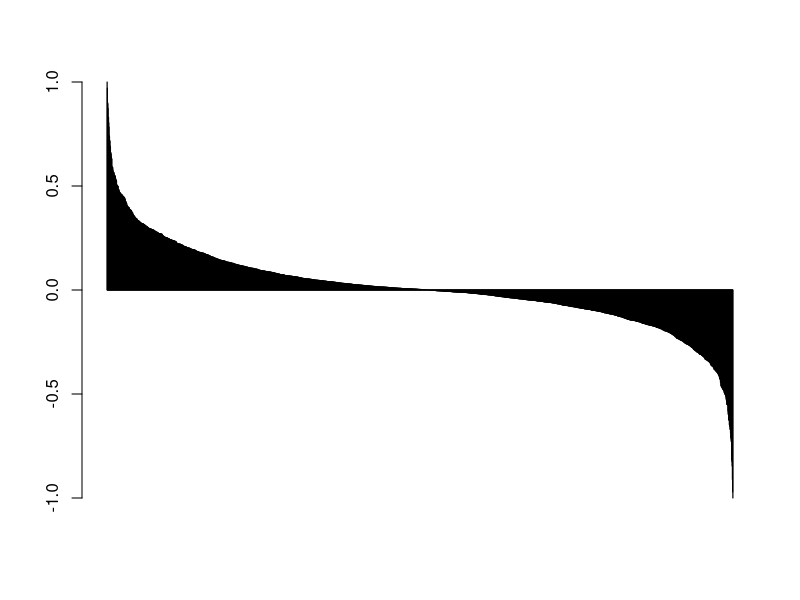

Write the R code that produced this figure. (Note: a time limit stopped this script after it produced the figure.)
#get start time
time.start=Sys.time()
#import and process gene expression data
raw=read.csv("leukemia.txt",header=FALSE,sep="\t",row.names = 1,stringsAsFactors = FALSE)
raw=t(raw)
row.names(raw)=NULL
raw=as.data.frame(raw, stringsAsFactors = FALSE)
for(i in 2:ncol(raw)){raw[,i]=as.integer(raw[,i])}

#subset ALL and AML
raw.all=raw[raw$`gene/patient`=="ALL",2:ncol(raw)]
raw.aml=raw[raw$`gene/patient`=="AML",2:ncol(raw)]

#create a list of genes and a new data frame
genes=colnames(raw[2:ncol(raw)])
test=as.data.frame(genes, stringsAsFactors=FALSE)
colnames(test)[1]="gene"

#use t-test too score and rank the differential gene expression
for(i in genes){test$p.value[test$gene==i]=t.test(raw.all[,i],raw.aml[,i])$p.value}
for(i in test$gene){test$mean.all[test$gene==i]=mean(raw.all[,i])}
for(i in test$gene){test$mean.aml[test$gene==i]=mean(raw.aml[,i])}
test$diff=test$mean.all-test$mean.aml
test$sign[test$diff>0]=1
test$sign[test$diff<0]=-1
test$psign=test$p.value*test$sign
test$rank=rank(test$p.value)

#calculate phenotypic relationship
test$qvalue[test$sign>0]=log10(test$p.value[test$sign>0])/log10(min(test$p.value[test$sign>0]))*test$sign[test$sign>0]
test$qvalue[test$sign<0]=log10(test$p.value[test$sign<0])/log10(min(test$p.value[test$sign<0]))*test$sign[test$sign<0]
test$ranksign=rank(-test$qvalue)
barplot(test$qvalue[order(test$ranksign)])

#import pathways
pathway=read.csv(file="pathways.txt",sep = "\t", header=FALSE,stringsAsFactors = FALSE)
#get pathway with more than 15 genes
for(i in row.names(pathway)){
    if(length(as.character(pathway[row.names(pathway)==i,3:21])[as.character(pathway[row.names(pathway)==i,3:21])!=""])<15){
        pathway=pathway[!row.names(pathway)==i,]	
    }
}
report=as.data.frame(cbind(geneset=pathway[,1]),stringsAsFactors = FALSE)

#for(k in report$geneset[c(582,301,662,300,596)]){
for(k in report$geneset){
	pathwaygene=c(as.character(pathway[pathway$V1==k,3:21]))

	#create list of hit genes
	hitgene=NULL
	for(i in genes){if(i %in% pathwaygene == TRUE){hitgene=c(hitgene,i)}}
	#calculate ES
	NR=0
	p=1
	for(i in hitgene){NR=NR+abs(test$qvalue[test$gene==i])^p}
	ranks=order(test$ranksign)
	phit=0
	pmiss=0
	ESs=NULL
	for(i in ranks){
    	if(test$gene[i] %in% hitgene == TRUE){phit=phit+abs(test$qvalue[i])^p/NR}
    	if(test$gene[i] %in% hitgene == FALSE){pmiss=pmiss+1/(length(genes)-length(hitgene))}
    	ESs[i]=phit-pmiss}
	test$ES=ESs
	#plot(test$ranksign,test$ES)
	test$ESrank=rank(-test$ES)
	test$absES=abs(test$ES)
	test$absESrank=rank(-test$absES)
	ES=test$ES[test$absESrank==1]
	report$ES[report$geneset==k]=ES
	#calculate randomized ES
	nper=10
	per=as.data.frame(matrix(nrow=nper,ncol = length(ranks)))
	colnames(per)=ranks
	esper=NULL
	rankper=as.data.frame(rbind(ranks))
	for(j in 1:nper){rankper[j,]=sample(ranks)}
	for(j in 1:nper){
    		phit=0
    		pmiss=0
    		m=rankper[j,]
    		for(i in m){
        		if(test$gene[i] %in% hitgene == TRUE){phit=phit+abs(test$qvalue[i])^p/NR}
        		if(test$gene[i] %in% hitgene == FALSE){pmiss=pmiss+1/(length(genes)-length(hitgene))}
		per[j,rownames(per)==i]=phit-pmiss
		}
		esper=c(esper,per[j,max.col(abs(per[j,]))])
	}
if(ES>=0){esmean=mean(esper[esper>=0])}
if(ES<0){esmean=mean(esper[esper<0])}
report$esmean[report$geneset==k]=esmean
#calculate p-value for ES
if(ES>=0){esp=1-ecdf(esper[esper>=0])(ES)}
if(ES<0){esp=ecdf(esper[esper<0])(ES)}
report$pvalue[report$geneset==k]=esp
}
report$NES=report$ES/report$esmean
report=report[order(-report$ES),]
print(report[1:20,])

#get finish time
time.finish=Sys.time()
time.elapse=time.finish-time.start
sprintf("Start Time: %s", time.start)
sprintf("Finish Time: %s", time.finish)
sprintf("Time Elapse: %s", time.elapse)
